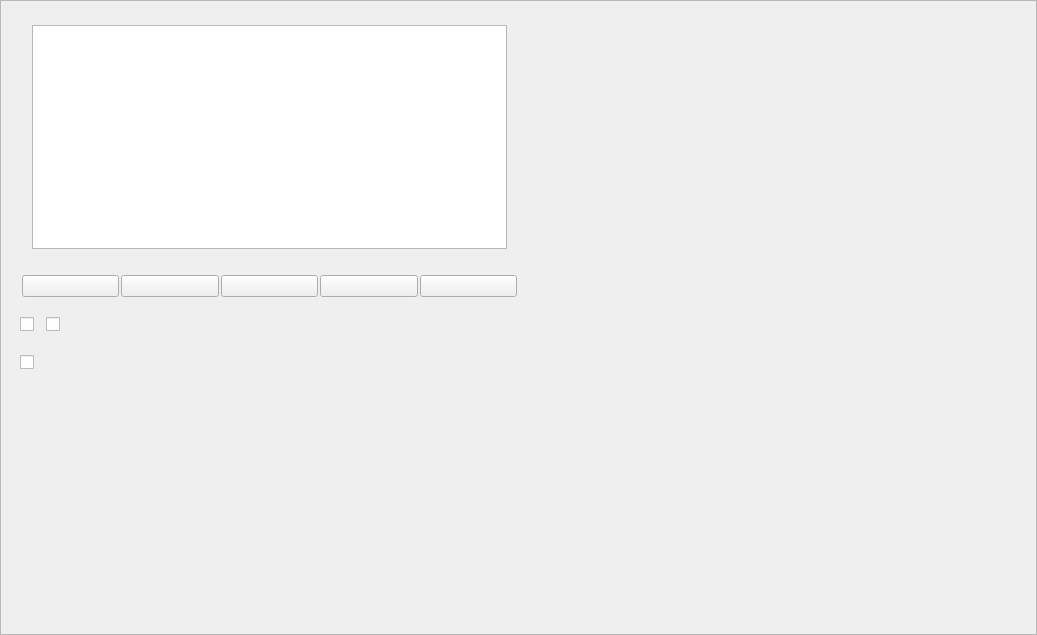
<?xml version="1.0" encoding="UTF-8"?>
<ui version="4.0">
    <class>RaptorPlayPage</class>
    <widget class="QWidget" name="RaptorPlayPage">
        <property name="geometry">
            <rect>
                <x>0</x>
                <y>0</y>
                <width>1037</width>
                <height>635</height>
            </rect>
        </property>
        <property name="windowTitle">
            <string>RaptorPlayPage</string>
        </property>
        <layout class="QVBoxLayout" name="_PageVLayout">
            <property name="spacing">
                <number>0</number>
            </property>
            <property name="leftMargin">
                <number>0</number>
            </property>
            <property name="topMargin">
                <number>0</number>
            </property>
            <property name="rightMargin">
                <number>0</number>
            </property>
            <property name="bottomMargin">
                <number>0</number>
            </property>
            <item>
                <widget class="QScrollArea" name="_ScrollArea">
                    <property name="widgetResizable">
                        <bool>true</bool>
                    </property>
                    <widget class="QWidget" name="_Body">
                        <property name="geometry">
                            <rect>
                                <x>0</x>
                                <y>0</y>
                                <width>1035</width>
                                <height>633</height>
                            </rect>
                        </property>
                        <layout class="QHBoxLayout" name="_WrapperHLayout">
                            <property name="spacing">
                                <number>12</number>
                            </property>
                            <property name="leftMargin">
                                <number>0</number>
                            </property>
                            <property name="topMargin">
                                <number>0</number>
                            </property>
                            <property name="rightMargin">
                                <number>0</number>
                            </property>
                            <property name="bottomMargin">
                                <number>0</number>
                            </property>
                            <item>
                                <widget class="QWidget" name="_PlayPanel" native="true">
                                    <property name="minimumSize">
                                        <size>
                                            <width>100</width>
                                            <height>0</height>
                                        </size>
                                    </property>
                                    <layout class="QGridLayout" name="_PlayPanelLayout">
                                        <property name="leftMargin">
                                            <number>0</number>
                                        </property>
                                        <property name="topMargin">
                                            <number>12</number>
                                        </property>
                                        <property name="rightMargin">
                                            <number>0</number>
                                        </property>
                                        <property name="bottomMargin">
                                            <number>12</number>
                                        </property>
                                        <property name="spacing">
                                            <number>12</number>
                                        </property>
                                        <item row="0" column="0">
                                            <widget class="QLabel" name="_EngineTip">
                                                <property name="minimumSize">
                                                    <size>
                                                        <width>0</width>
                                                        <height>26</height>
                                                    </size>
                                                </property>
                                                <property name="maximumSize">
                                                    <size>
                                                        <width>16777215</width>
                                                        <height>16777215</height>
                                                    </size>
                                                </property>
                                                <property name="text">
                                                    <string/>
                                                </property>
                                                <property name="alignment">
                                                    <set>Qt::AlignRight|Qt::AlignTop|Qt::AlignTrailing</set>
                                                </property>
                                            </widget>
                                        </item>
                                        <item row="0" column="1">
                                            <widget class="QWidget" name="_EnginePanel" native="true">
                                                <layout class="QHBoxLayout" name="_EnginePanelLayout" stretch="9">
                                                    <property name="spacing">
                                                        <number>12</number>
                                                    </property>
                                                    <property name="leftMargin">
                                                        <number>12</number>
                                                    </property>
                                                    <property name="topMargin">
                                                        <number>12</number>
                                                    </property>
                                                    <property name="rightMargin">
                                                        <number>12</number>
                                                    </property>
                                                    <property name="bottomMargin">
                                                        <number>12</number>
                                                    </property>
                                                    <item>
                                                        <widget class="QTableView" name="_EngineView">
                                                            <property name="minimumSize">
                                                                <size>
                                                                    <width>0</width>
                                                                    <height>200</height>
                                                                </size>
                                                            </property>
                                                        </widget>
                                                    </item>
                                                </layout>
                                            </widget>
                                        </item>
                                        <item row="2" column="1">
                                            <widget class="QWidget" name="_QualityPanel" native="true">
                                                <layout class="QHBoxLayout" name="_QualityPanelLayout">
                                                    <property name="spacing">
                                                        <number>2</number>
                                                    </property>
                                                    <property name="leftMargin">
                                                        <number>2</number>
                                                    </property>
                                                    <property name="topMargin">
                                                        <number>2</number>
                                                    </property>
                                                    <property name="rightMargin">
                                                        <number>2</number>
                                                    </property>
                                                    <property name="bottomMargin">
                                                        <number>2</number>
                                                    </property>
                                                    <item>
                                                        <widget class="QPushButton" name="_QualitySD">
                                                            <property name="minimumSize">
                                                                <size>
                                                                    <width>0</width>
                                                                    <height>22</height>
                                                                </size>
                                                            </property>
                                                            <property name="maximumSize">
                                                                <size>
                                                                    <width>16777215</width>
                                                                    <height>22</height>
                                                                </size>
                                                            </property>
                                                            <property name="text">
                                                                <string/>
                                                            </property>
                                                            <property name="checkable">
                                                                <bool>true</bool>
                                                            </property>
                                                        </widget>
                                                    </item>
                                                    <item>
                                                        <widget class="QPushButton" name="_QualityHD">
                                                            <property name="minimumSize">
                                                                <size>
                                                                    <width>0</width>
                                                                    <height>22</height>
                                                                </size>
                                                            </property>
                                                            <property name="maximumSize">
                                                                <size>
                                                                    <width>16777215</width>
                                                                    <height>22</height>
                                                                </size>
                                                            </property>
                                                            <property name="text">
                                                                <string/>
                                                            </property>
                                                            <property name="checkable">
                                                                <bool>true</bool>
                                                            </property>
                                                        </widget>
                                                    </item>
                                                    <item>
                                                        <widget class="QPushButton" name="_QualityFHD">
                                                            <property name="minimumSize">
                                                                <size>
                                                                    <width>0</width>
                                                                    <height>22</height>
                                                                </size>
                                                            </property>
                                                            <property name="maximumSize">
                                                                <size>
                                                                    <width>16777215</width>
                                                                    <height>22</height>
                                                                </size>
                                                            </property>
                                                            <property name="text">
                                                                <string/>
                                                            </property>
                                                        </widget>
                                                    </item>
                                                    <item>
                                                        <widget class="QPushButton" name="_QualityUHD">
                                                            <property name="minimumSize">
                                                                <size>
                                                                    <width>0</width>
                                                                    <height>22</height>
                                                                </size>
                                                            </property>
                                                            <property name="maximumSize">
                                                                <size>
                                                                    <width>16777215</width>
                                                                    <height>22</height>
                                                                </size>
                                                            </property>
                                                            <property name="text">
                                                                <string/>
                                                            </property>
                                                            <property name="checkable">
                                                                <bool>true</bool>
                                                            </property>
                                                        </widget>
                                                    </item>
                                                    <item>
                                                        <widget class="QPushButton" name="_QualityOrigin">
                                                            <property name="minimumSize">
                                                                <size>
                                                                    <width>0</width>
                                                                    <height>22</height>
                                                                </size>
                                                            </property>
                                                            <property name="maximumSize">
                                                                <size>
                                                                    <width>16777215</width>
                                                                    <height>22</height>
                                                                </size>
                                                            </property>
                                                            <property name="text">
                                                                <string/>
                                                            </property>
                                                            <property name="checkable">
                                                                <bool>true</bool>
                                                            </property>
                                                        </widget>
                                                    </item>
                                                </layout>
                                            </widget>
                                        </item>
                                        <item row="2" column="0">
                                            <widget class="QLabel" name="_QualityTip">
                                                <property name="minimumSize">
                                                    <size>
                                                        <width>0</width>
                                                        <height>26</height>
                                                    </size>
                                                </property>
                                                <property name="maximumSize">
                                                    <size>
                                                        <width>16777215</width>
                                                        <height>26</height>
                                                    </size>
                                                </property>
                                                <property name="text">
                                                    <string/>
                                                </property>
                                                <property name="alignment">
                                                    <set>Qt::AlignRight|Qt::AlignTrailing|Qt::AlignVCenter</set>
                                                </property>
                                            </widget>
                                        </item>
                                        <item row="6" column="1">
                                            <spacer name="_PlayPanelSpacer">
                                                <property name="orientation">
                                                    <enum>Qt::Vertical</enum>
                                                </property>
                                                <property name="sizeHint" stdset="0">
                                                    <size>
                                                        <width>20</width>
                                                        <height>40</height>
                                                    </size>
                                                </property>
                                            </spacer>
                                        </item>
                                        <item row="3" column="1">
                                            <widget class="QWidget" name="_StreamPanel" native="true">
                                                <layout class="QHBoxLayout" name="_StreamPanelLayout">
                                                    <property name="spacing">
                                                        <number>12</number>
                                                    </property>
                                                    <property name="leftMargin">
                                                        <number>0</number>
                                                    </property>
                                                    <property name="topMargin">
                                                        <number>0</number>
                                                    </property>
                                                    <property name="rightMargin">
                                                        <number>0</number>
                                                    </property>
                                                    <property name="bottomMargin">
                                                        <number>0</number>
                                                    </property>
                                                    <item>
                                                        <widget class="QCheckBox" name="_StreamQuick">
                                                            <property name="minimumSize">
                                                                <size>
                                                                    <width>0</width>
                                                                    <height>26</height>
                                                                </size>
                                                            </property>
                                                            <property name="maximumSize">
                                                                <size>
                                                                    <width>16777215</width>
                                                                    <height>26</height>
                                                                </size>
                                                            </property>
                                                            <property name="text">
                                                                <string/>
                                                            </property>
                                                            <property name="checkable">
                                                                <bool>true</bool>
                                                            </property>
                                                        </widget>
                                                    </item>
                                                    <item>
                                                        <widget class="QCheckBox" name="_StreamLive">
                                                            <property name="minimumSize">
                                                                <size>
                                                                    <width>0</width>
                                                                    <height>26</height>
                                                                </size>
                                                            </property>
                                                            <property name="maximumSize">
                                                                <size>
                                                                    <width>16777215</width>
                                                                    <height>26</height>
                                                                </size>
                                                            </property>
                                                            <property name="text">
                                                                <string/>
                                                            </property>
                                                        </widget>
                                                    </item>
                                                    <item>
                                                        <spacer name="_StreamPanelSpacer">
                                                            <property name="orientation">
                                                                <enum>Qt::Horizontal</enum>
                                                            </property>
                                                            <property name="sizeHint" stdset="0">
                                                                <size>
                                                                    <width>304</width>
                                                                    <height>20</height>
                                                                </size>
                                                            </property>
                                                        </spacer>
                                                    </item>
                                                </layout>
                                            </widget>
                                        </item>
                                        <item row="3" column="0">
                                            <widget class="QLabel" name="_StreamTip">
                                                <property name="minimumSize">
                                                    <size>
                                                        <width>0</width>
                                                        <height>26</height>
                                                    </size>
                                                </property>
                                                <property name="maximumSize">
                                                    <size>
                                                        <width>16777215</width>
                                                        <height>26</height>
                                                    </size>
                                                </property>
                                                <property name="text">
                                                    <string/>
                                                </property>
                                                <property name="alignment">
                                                    <set>Qt::AlignRight|Qt::AlignTrailing|Qt::AlignVCenter</set>
                                                </property>
                                            </widget>
                                        </item>
                                        <item row="4" column="1">
                                            <widget class="QCheckBox" name="_UseOrigin">
                                                <property name="minimumSize">
                                                    <size>
                                                        <width>0</width>
                                                        <height>26</height>
                                                    </size>
                                                </property>
                                                <property name="maximumSize">
                                                    <size>
                                                        <width>16777215</width>
                                                        <height>26</height>
                                                    </size>
                                                </property>
                                                <property name="text">
                                                    <string/>
                                                </property>
                                            </widget>
                                        </item>
                                        <item row="4" column="0">
                                            <widget class="QLabel" name="_UseOriginTip">
                                                <property name="minimumSize">
                                                    <size>
                                                        <width>0</width>
                                                        <height>26</height>
                                                    </size>
                                                </property>
                                                <property name="maximumSize">
                                                    <size>
                                                        <width>16777215</width>
                                                        <height>26</height>
                                                    </size>
                                                </property>
                                                <property name="text">
                                                    <string/>
                                                </property>
                                                <property name="alignment">
                                                    <set>Qt::AlignRight|Qt::AlignTrailing|Qt::AlignVCenter</set>
                                                </property>
                                            </widget>
                                        </item>
                                    </layout>
                                </widget>
                            </item>
                            <item>
                                <spacer name="_BodySpacer">
                                    <property name="orientation">
                                        <enum>Qt::Horizontal</enum>
                                    </property>
                                    <property name="sizeHint" stdset="0">
                                        <size>
                                            <width>466</width>
                                            <height>20</height>
                                        </size>
                                    </property>
                                </spacer>
                            </item>
                        </layout>
                    </widget>
                </widget>
            </item>
        </layout>
    </widget>
    <resources/>
    <connections/>
</ui>
